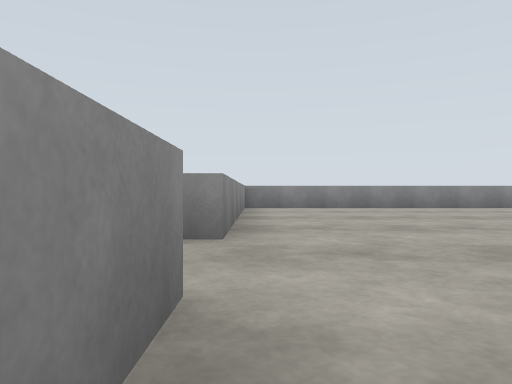
View 1 (above)

16 first-person views from a walk through a Gazebo world. The camera is 0.72 m above the floor, looks level and sees 70° across. The floor is counted in squares, 2 m on a side. Each view is taken from the middle of a square. On the plan, view 1 faces up. The plan holds only what a view shows up to about 9 squares ahead; the rest is blank. The place goes on beyond the plan. Robots are left out.

View 2
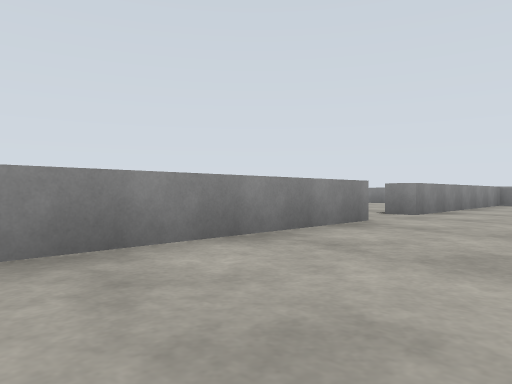

View 3
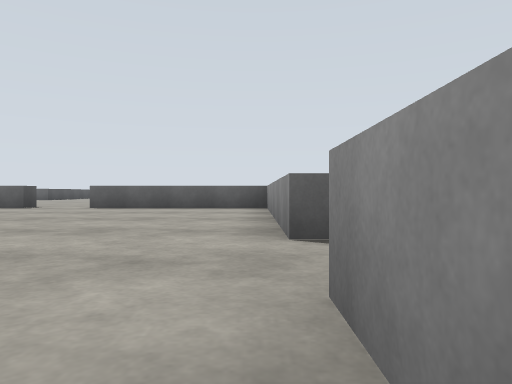

View 4
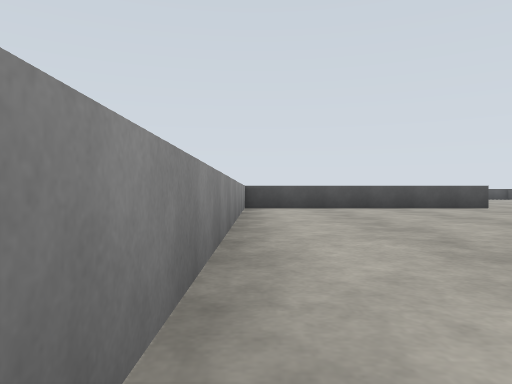

View 5
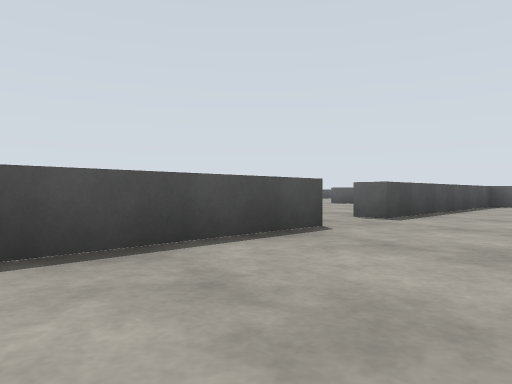

View 6
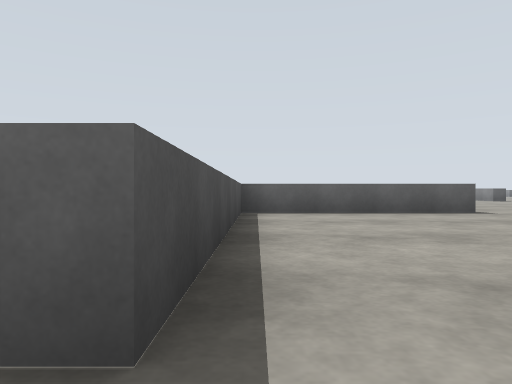

View 7
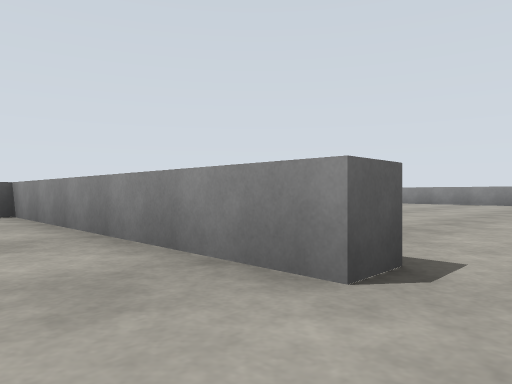

View 8
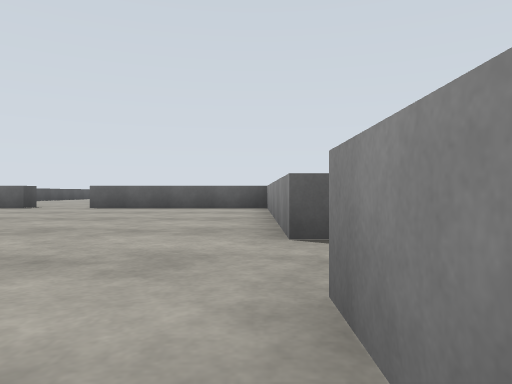

View 9
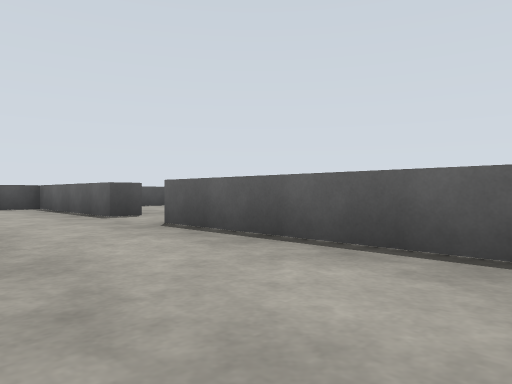

View 10
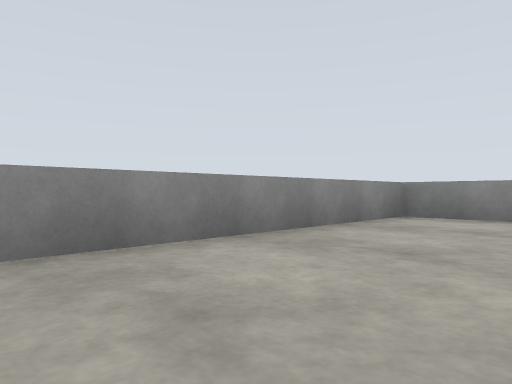

View 11
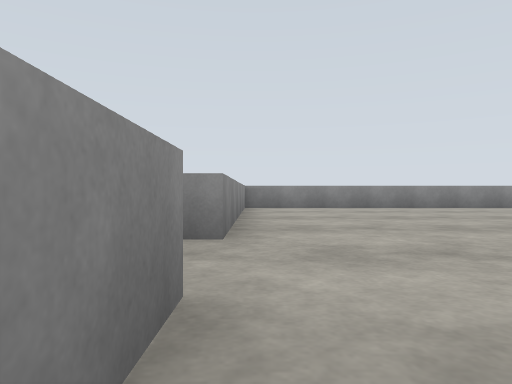

View 12
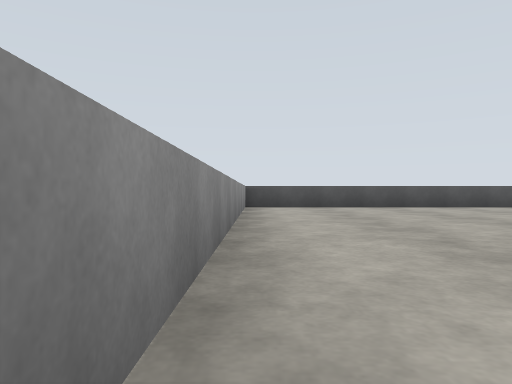

View 13
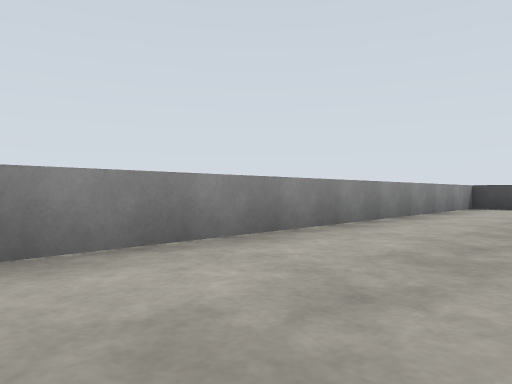

View 14
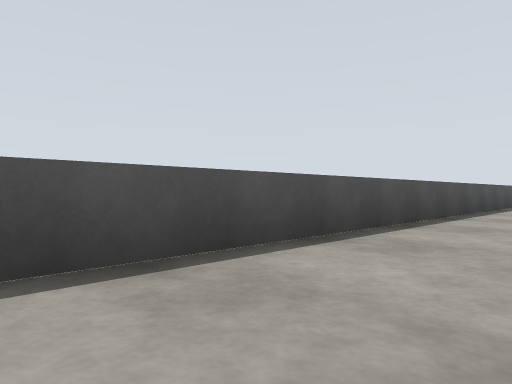

View 15
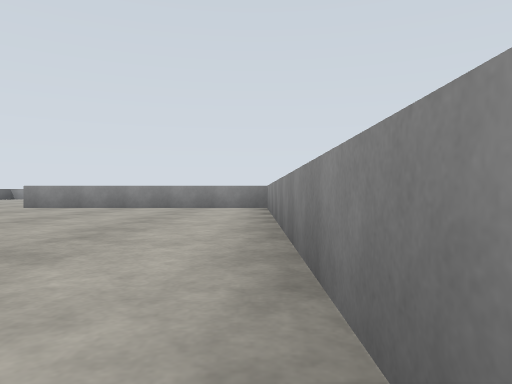

View 16
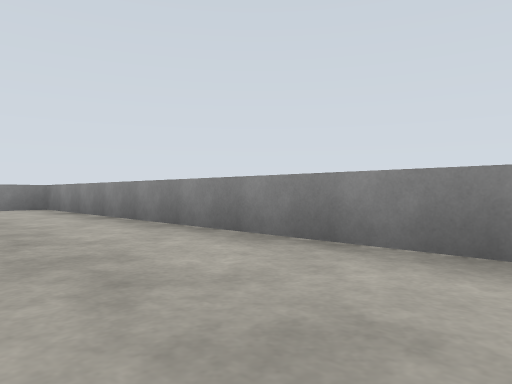

### Floor plan
Key: @ floor where view 1 was taken; x gap in a wall; . floor; = window, fence, low wall or low ledge.
Columns run from 2 left of view 1 to 19 right of it. Each row starts with its distance up from view 1.
  9   ========= =========
  8  =.........=.........x
  7  =.........=.........=
  6  =.........=.........=
  5 .=.........=.........=
  4 .=....  ...=.... ....=
  3  =...    ..=...    ..=
  2  ....     .....     .=
  1  =.........=...     .=
  0  =@........=....    .=
 -1  =.........=.....   .=
 -2  =.........=.....   .=
 -3  =.........=.........=
 -4   ====..========..====
 -5       ..        ...

Where each view was taken, in squares from view 1:
view 1: 0 up, 0 right, facing up
view 2: 3 down, 2 right, facing up-left
view 3: 4 up, 0 right, facing down
view 4: 8 up, 1 right, facing right
view 5: 6 up, 7 right, facing down-right
view 6: 2 up, 9 right, facing down
view 7: 2 up, 11 right, facing down-left
view 8: 4 up, 10 right, facing down
view 9: 2 down, 10 right, facing down-right
view 10: 3 up, 12 right, facing up-left
view 11: 0 up, 10 right, facing up
view 12: 8 up, 10 right, facing right
view 13: 6 up, 10 right, facing up-right
view 14: 6 up, 17 right, facing down-right
view 15: 8 up, 8 right, facing left
view 16: 6 up, 8 right, facing up-left
